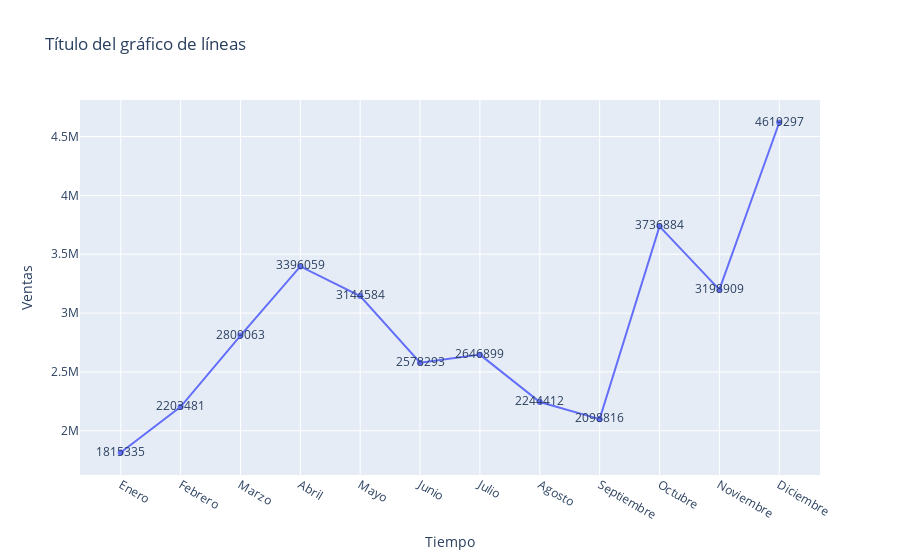

Notebook source saved alongside this figure:
### Code cell
fig = px.line(x = meses, y = total_ventas,
    text= total_ventas,
    title = "Título del gráfico de líneas",
    labels = {'x': 'Tiempo', 'y':'Ventas'},
                        markers = True)

fig.show()

### Figure 1 — Plotly figure (JSON) as saved in the notebook; plotly's stock layout.template omitted (floating-point values rounded to 4 significant figures)
{"data": [{"hovertemplate": "Tiempo=%{x}<br>Ventas=%{y}<br>text=%{text}<extra></extra>", "legendgroup": "", "line": {"color": "#636efa", "dash": "solid"}, "marker": {"symbol": "circle"}, "mode": "lines+markers+text", "name": "", "orientation": "v", "showlegend": false, "text": [1815335, 2203481, 2809063, 3396059, 3144584, 2578293, 2646899, 2244412, 2098816, 3736884, 3198909, 4619297], "type": "scatter", "x": ["Enero", "Febrero", "Marzo", "Abril", "Mayo", "Junio", "Julio", "Agosto", "Septiembre", "Octubre", "Noviembre", "Diciembre"], "xaxis": "x", "y": [1815335, 2203481, 2809063, 3396059, 3144584, 2578293, 2646899, 2244412, 2098816, 3736884, 3198909, 4619297], "yaxis": "y"}], "layout": {"legend": {"tracegroupgap": 0}, "title": {"text": "Título del gráfico de líneas"}, "xaxis": {"anchor": "y", "domain": [0, 1], "title": {"text": "Tiempo"}}, "yaxis": {"anchor": "x", "domain": [0, 1], "title": {"text": "Ventas"}}}}
